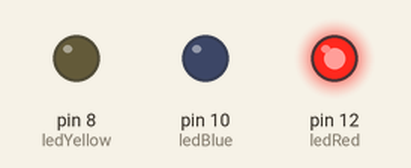
Bench run of a sketch on a simulated Arduino Uno, built with avr-gcc and run on an emulated ATmega328P. On the bench: output pins drawn as LEDs (lit = HIGH).

Above: at 0.2 s.
At 1.2 s:
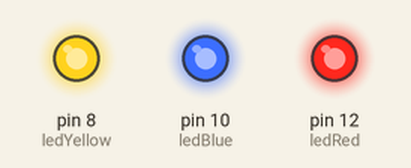
At 1.7 s:
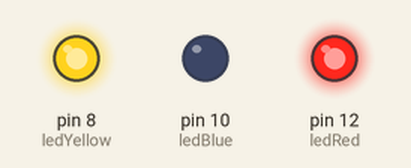
At 2.2 s:
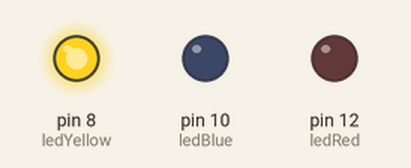
At 3.7 s:
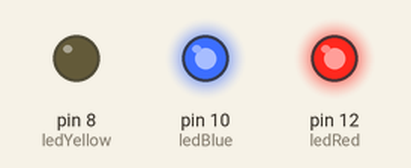
At 5.7 s:
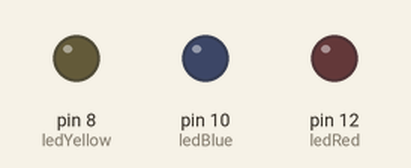
Timing chart, 0 to 6.9 s (numbered marks = the images above):
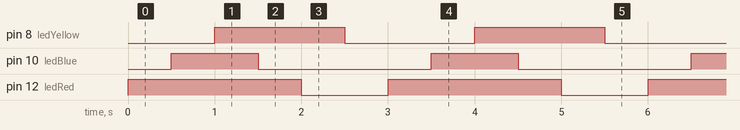

Measured:
- by itself, pin 8 (ledYellow): alternates HIGH for 1.5 s and LOW for 1.5 s
- by itself, pin 10 (ledBlue): alternates HIGH for 1.0 s and LOW for 2.0 s
- by itself, pin 12 (ledRed): alternates HIGH for 2.0 s and LOW for 1.0 s

The sketch:

prjct1_Blink2.ino
```cpp
int ledRed = 12;
int ledBlue = 10;
int ledYellow = 8;

void setup() {
  pinMode(ledRed, OUTPUT);
  pinMode(ledBlue, OUTPUT);
  pinMode(ledYellow, OUTPUT);
}

void loop() {
  digitalWrite(ledRed, HIGH);
  delay(500);
  digitalWrite(ledBlue, HIGH);
  delay(500);
  digitalWrite(ledYellow, HIGH);
  delay(500);
  digitalWrite(ledBlue, LOW);
  delay(500);
  digitalWrite(ledRed, LOW);
  delay(500);
  digitalWrite(ledYellow, LOW);
  delay(500);
}
```
